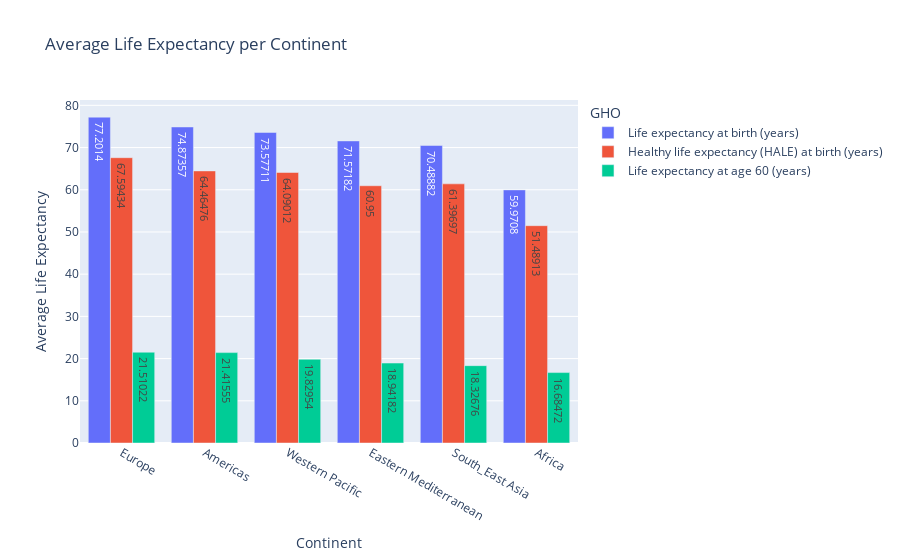

This figure's notebook cell:
### Code cell
continent_lifeexp=lifeExp.loc[(lifeExp['YearDisplay']==2013)].groupby(["RegionDisplay","GhoDisplay"]).agg({'Numeric': 'mean'}).reset_index().sort_values('Numeric',ascending=False)

labels_={'Numeric':'Average Life Expectancy',
        'RegionDisplay':'Continent',
        'GhoDisplay':'GHO'}
title_='Average Life Expectancy per Continent'
fig3 = px.bar(continent_lifeexp[:21], x = 'RegionDisplay', y = 'Numeric',color = 'GhoDisplay',barmode='group',
               text_auto = True,
             title=title_,
             labels=labels_)

fig3.show()

### Figure 1 — Plotly figure (JSON) as saved in the notebook; plotly's stock layout.template omitted (floating-point values rounded to 4 significant figures)
{"data": [{"alignmentgroup": "True", "hovertemplate": "GHO=Life expectancy at birth (years)<br>Continent=%{x}<br>Average Life Expectancy=%{y}<extra></extra>", "legendgroup": "Life expectancy at birth (years)", "marker": {"color": "#636efa", "pattern": {"shape": ""}}, "name": "Life expectancy at birth (years)", "offsetgroup": "Life expectancy at birth (years)", "orientation": "v", "showlegend": true, "textposition": "auto", "texttemplate": "%{y}", "type": "bar", "x": ["Europe", "Americas", "Western Pacific", "Eastern Mediterranean", "South_East Asia", "Africa"], "xaxis": "x", "y": [77.2, 74.87, 73.58, 71.57, 70.49, 59.97], "yaxis": "y"}, {"alignmentgroup": "True", "hovertemplate": "GHO=Healthy life expectancy (HALE) at birth (years)<br>Continent=%{x}<br>Average Life Expectancy=%{y}<extra></extra>", "legendgroup": "Healthy life expectancy (HALE) at birth (years)", "marker": {"color": "#EF553B", "pattern": {"shape": ""}}, "name": "Healthy life expectancy (HALE) at birth (years)", "offsetgroup": "Healthy life expectancy (HALE) at birth (years)", "orientation": "v", "showlegend": true, "textposition": "auto", "texttemplate": "%{y}", "type": "bar", "x": ["Europe", "Americas", "Western Pacific", "South_East Asia", "Eastern Mediterranean", "Africa"], "xaxis": "x", "y": [67.59, 64.46, 64.09, 61.4, 60.95, 51.49], "yaxis": "y"}, {"alignmentgroup": "True", "hovertemplate": "GHO=Life expectancy at age 60 (years)<br>Continent=%{x}<br>Average Life Expectancy=%{y}<extra></extra>", "legendgroup": "Life expectancy at age 60 (years)", "marker": {"color": "#00cc96", "pattern": {"shape": ""}}, "name": "Life expectancy at age 60 (years)", "offsetgroup": "Life expectancy at age 60 (years)", "orientation": "v", "showlegend": true, "textposition": "auto", "texttemplate": "%{y}", "type": "bar", "x": ["Europe", "Americas", "Western Pacific", "Eastern Mediterranean", "South_East Asia", "Africa"], "xaxis": "x", "y": [21.51, 21.42, 19.83, 18.94, 18.33, 16.68], "yaxis": "y"}], "layout": {"barmode": "group", "legend": {"title": {"text": "GHO"}, "tracegroupgap": 0}, "title": {"text": "Average Life Expectancy per Continent"}, "xaxis": {"anchor": "y", "domain": [0, 1], "title": {"text": "Continent"}}, "yaxis": {"anchor": "x", "domain": [0, 1], "title": {"text": "Average Life Expectancy"}}}}
